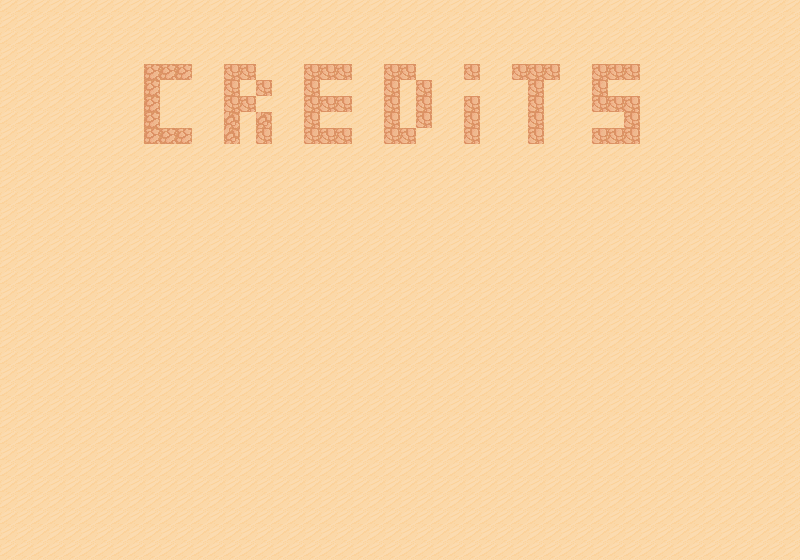

The image is a tile-based game level rendered from a .tmx file. Its description and source (layers, tilesets, objects; grid data summarised) follow:
An orthogonal 50x35 tile map with 16x16 px tiles, 2 tile layers (sand, onSand) and 1 object (Camera).

<map version="1.2" tiledversion="1.2.4" orientation="orthogonal" renderorder="left-up" width="50" height="35" tilewidth="16" tileheight="16" infinite="0" nextlayerid="8" nextobjectid="3">
 <tileset firstgid="1" name="tileset" tilewidth="16" tileheight="16" tilecount="1024" columns="32">
  <image source="../../resources/textures/map/tileset.png" width="512" height="512" />
 </tileset>
 <layer id="6" name="sand" width="50" height="35">
  <data>[1750 cells, 1750 non-empty, 1 distinct tile ids]</data>
 </layer>
 <layer id="7" name="onSand" width="50" height="35">
  <data>[1750 cells, 62 non-empty, 3 distinct tile ids]</data>
 </layer>
 <objectgroup id="2" name="gameObjects">
  <object id="2" type="Camera" x="71" y="46" width="640" height="360">
   <properties>
    <property name="isValid" type="bool" value="true" />
   </properties>
  </object>
 </objectgroup>
</map>
